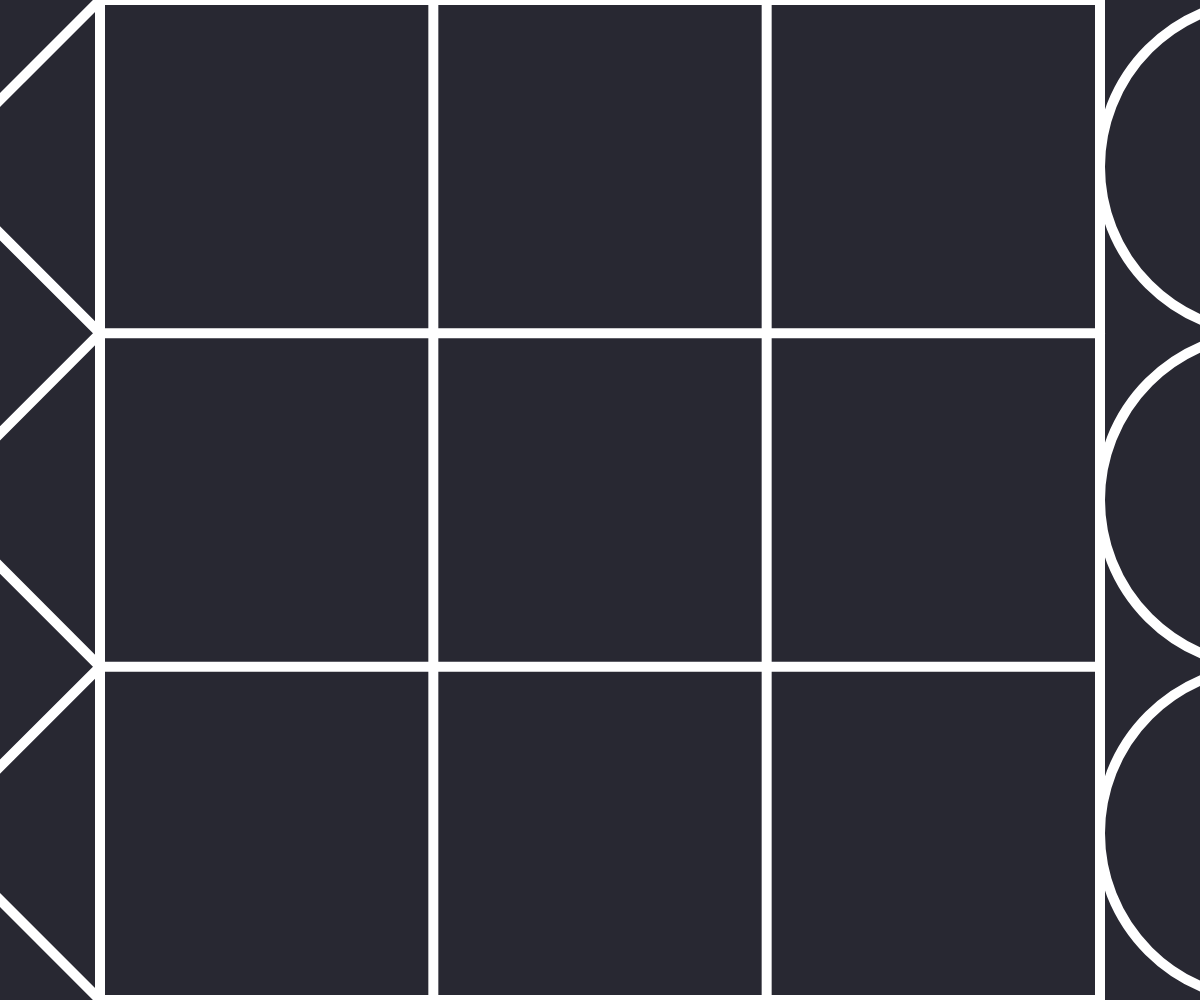
Frame 1 (no input)
Frame 60 (no input): identical to frame 1, image omitted
Frame 120 (the mouse pressed at the canvas centre since frame 60): identical to frame 1, image omitted

The p5.js sketch that drew this single still picture (run headless with seeded random() and noise() and a simulated clock; from frame 60 on, the mouse is pressed at the canvas centre):

// p5.js sketch
// ── sketch.js
let size;
let pos;

let crosses = [];
let circles = [];

let held = null;
let grabDist;
let grabStart;

let endTime = null;
let board;

function setup() {
  createCanvas(windowWidth, windowHeight);
  document.body.style.overflow = 'hidden';
  size = height / 3;
  grabDist = size / 2;

  pos = pos = [
    [
      [width / 2 - size * 1.5, 0],
      [width / 2 - size / 2, 0],
      [width / 2 + size / 2, 0]
    ],
    [
      [width / 2 - size * 1.5, height / 2 - size / 2],
      [width / 2 - size / 2, height / 2 - size / 2],
      [width / 2 + size / 2, height / 2 - size / 2]
    ],
    [
      [width / 2 - size * 1.5, height / 2 + size / 2],
      [width / 2 - size / 2, height / 2 + size / 2],
      [width / 2 + size / 2, height / 2 + size / 2]
    ]
  ];

  reset();
}

function draw() {
  if (endTime == null) {
    if (held != null) {
      held.x = mouseX - size / 2;
      held.y = mouseY - size / 2;
    }

    background(40, 40, 50);
    board = [
      [0, 0, 0],
      [0, 0, 0],
      [0, 0, 0]
    ];


    stroke(255);
    strokeWeight(10);
    line(pos[0][0][0], pos[0][0][1], pos[0][2][0] + size, pos[0][2][1]);
    line(pos[1][0][0], pos[1][0][1], pos[1][2][0] + size, pos[1][2][1]);
    line(pos[2][0][0], pos[2][0][1], pos[2][2][0] + size, pos[2][2][1]);
    line(pos[2][0][0], pos[2][0][1] + size, pos[2][2][0] + size, pos[2][2][1] + size);


    line(pos[0][0][0], pos[0][0][1], pos[2][0][0], pos[2][0][1] + size);
    line(pos[0][1][0], pos[0][1][1], pos[2][1][0], pos[2][1][1] + size);
    line(pos[0][2][0], pos[0][2][1], pos[2][2][0], pos[2][2][1] + size);
    line(pos[0][2][0] + size, pos[0][2][1], pos[2][2][0] + size, pos[2][2][1] + size);
    noFill();
    for (let i = 0; i < 3; i++) {
      crosses[i].draw();
      circles[i].draw();
    }
    checkWin();
  } else if (endTime + 1000 < millis()) {

    reset();
    endTime = null;
  }



}


function reset() {
  crosses = [];
  circles = [];

  for (let i = 0; i < 3; i++) {
    crosses.push(new Piece(pos[i][0][0] - size, pos[i][0][1], 0));
    circles.push(new Piece(pos[i][2][0] + size, pos[i][2][1], 1));
  }
}


class Piece {
  constructor(x, y, type) {
    this.x = x;
    this.y = y;
    this.type = type;
  }
  draw() {
    switch (this.type) {
      case 0: //Cross
        line(this.x, this.y, this.x + size, this.y + size);
        line(this.x + size, this.y, this.x, this.y + size);
        break;
      case 1: //Circle
        ellipse(this.x + size / 2, this.y + size / 2, size);
    }
    for (let x = 0; x < 3; x++) {
      for (let y = 0; y < 3; y++) {
        if (pos[x][y][0] == this.x && pos[x][y][1] == this.y) {
          board[x][y] = this.type + 1;
        }
      }
    }
  }
}

function mousePressed() {
  let c = closestPiece(mouseX, mouseY);
  if (c[1] < grabDist) {
    held = c[0];

    grabStart = [held.x, held.y];
  }
}

function mouseReleased() {
  let c = closestBox(mouseX, mouseY);
  if (c[1] < grabDist && held != null) {
    if (board[c[2][0]][c[2][1]] == 0) {
      held.x = c[0][0];
      held.y = c[0][1];
    } else {
      held.x = grabStart[0];
      held.y = grabStart[1];
    }
  }
  held = null;

}

function closestPiece(x, y) {
  let bestD = Infinity;
  let best;
  for (let i = 0; i < 3; i++) {
    let crd = dist(crosses[i].x + size / 2, crosses[i].y + size / 2, x, y);
    let cid = dist(circles[i].x + size / 2, circles[i].y + size / 2, x, y);

    if (crd < bestD) {
      bestD = crd;
      best = crosses[i];
    }
    if (cid < bestD) {
      bestD = cid;
      best = circles[i];
    }
  }
  return [best, bestD];
}

function closestBox(X, Y) {
  let bestD = Infinity;
  let best;
  let bestC;
  for (let x = 0; x < 3; x++) {
    for (let y = 0; y < 3; y++) {
      let d = dist(pos[x][y][0] + size / 2, pos[x][y][1] + size / 2, X, Y);

      if (d < bestD) {
        bestD = d;
        best = pos[x][y];
        bestC = [x, y];
      }
    }
  }

  return [best, bestD, bestC];
}

function checkWin() {
  for (let x = 0; x < 3; x++) {
    for (let y = 0; y < 3; y++) {
      stroke(0, 255, 0);
      if (x == 0 && y == 0 && board[x][y] != 0 && board[x + 1][y + 1] == board[x][y] && board[x + 2][y + 2] == board[x][y]) {
        line(pos[x][y][0] + size / 2, pos[x][y][1] + size / 2, pos[x + 2][y + 2][0] + size / 2, pos[x + 2][y + 2][1] + size / 2);
        endTime = millis();
      }
      if (x == 2 && y == 0 && board[x][y] != 0 && board[x - 1][y + 1] == board[x][y] && board[x - 2][y + 2] == board[x][y]) {
        line(pos[x][y][0] + size / 2, pos[x][y][1] + size / 2, pos[x - 2][y + 2][0] + size / 2, pos[x - 2][y + 2][1] + size / 2);
        endTime = millis();
      }
      if (x == 0 && board[x][y] != 0 && board[x + 1][y] == board[x][y] && board[x + 2][y] == board[x][y]) {
        line(pos[x][y][0] + size / 2, pos[x][y][1] + size / 2, pos[x + 2][y][0] + size / 2, pos[x + 2][y][1] + size / 2);
        endTime = millis();
      }
      if (y == 0 && board[x][y] != 0 && board[x][y + 1] == board[x][y] && board[x][y + 2] == board[x][y]) {
        line(pos[x][y][0] + size / 2, pos[x][y][1] + size / 2, pos[x][y + 2][0] + size / 2, pos[x][y + 2][1] + size / 2);
        endTime = millis();
      }
    }
  }
}
